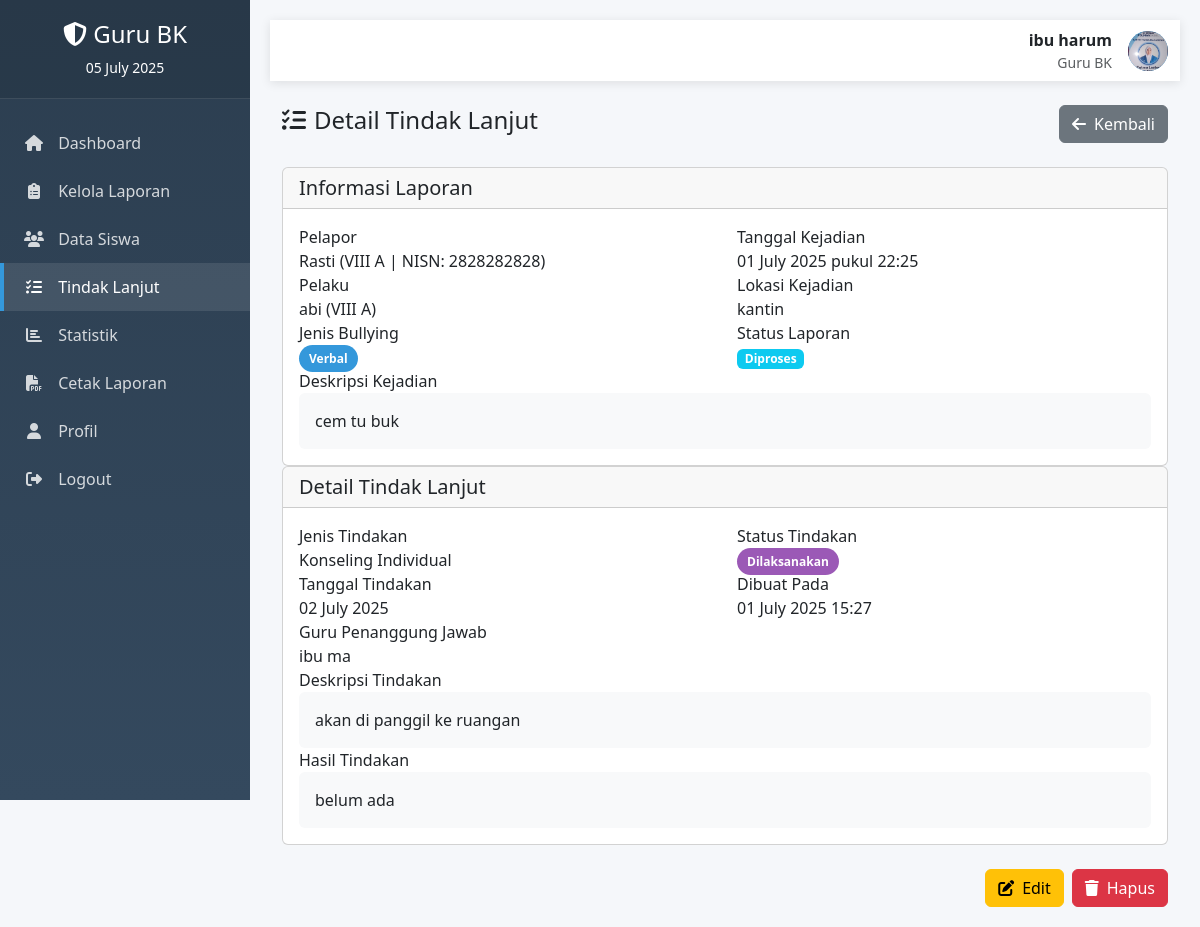
Page /teacher/detail_tindak_lanjut.php?id=4 (signed in) on the committed database.
### tables this page shows
CREATE TABLE `guru_bk` (
  `id_guru` int(11) NOT NULL,
  `nip` varchar(18) NOT NULL,
  `nama_guru` varchar(100) NOT NULL,
  `username` varchar(50) NOT NULL,
  `password` varchar(255) NOT NULL,
  `foto` varchar(255) DEFAULT NULL,
  `status` enum('Aktif','Tidak Aktif') DEFAULT 'Aktif',
  `created_at` timestamp NOT NULL DEFAULT current_timestamp(),
  `updated_at` timestamp NOT NULL DEFAULT current_timestamp() ON UPDATE current_timestamp()
);

CREATE TABLE `tindak_lanjut` (
  `id_tindak_lanjut` int(11) NOT NULL,
  `id_laporan` int(11) NOT NULL,
  `jenis_tindakan` varchar(100) NOT NULL,
  `deskripsi_tindakan` text NOT NULL,
  `tanggal_tindakan` date NOT NULL,
  `id_guru_pelaksana` int(11) NOT NULL,
  `status_tindakan` enum('Direncanakan','Dilaksanakan','Selesai') DEFAULT 'Direncanakan',
  `hasil_tindakan` text DEFAULT NULL,
  `created_at` timestamp NOT NULL DEFAULT current_timestamp()
);

CREATE TABLE `siswa` (
  `id_siswa` int(11) NOT NULL,
  `nisn` varchar(10) NOT NULL COMMENT 'Nomor Induk Siswa Nasional',
  `nama_siswa` varchar(100) NOT NULL,
  `kelas` varchar(10) NOT NULL,
  `jenis_kelamin` enum('Laki-laki','Perempuan') NOT NULL,
  `alamat` text DEFAULT NULL,
  `no_hp_ortu` varchar(15) NOT NULL,
  `password` varchar(255) NOT NULL,
  `foto` varchar(255) DEFAULT NULL,
  `status` enum('Aktif','Tidak Aktif') DEFAULT 'Aktif',
  `created_at` timestamp NOT NULL DEFAULT current_timestamp(),
  `updated_at` timestamp NOT NULL DEFAULT current_timestamp() ON UPDATE current_timestamp()
);

CREATE TABLE `laporan_bullying` (
  `id_laporan` int(11) NOT NULL,
  `id_siswa_pelapor` int(11) NOT NULL,
  `nama_pelaku` varchar(100) NOT NULL,
  `kelas_pelaku` varchar(10) NOT NULL,
  `jenis_bullying` enum('Fisik','Verbal','Sosial','Cyber') NOT NULL,
  `tingkat_bullying` enum('Ringan','Sedang','Berat') NOT NULL,
  `deskripsi_kejadian` text NOT NULL,
  `lokasi_kejadian` varchar(255) NOT NULL,
  `tanggal_kejadian` date NOT NULL,
  `waktu_kejadian` time DEFAULT NULL,
  `saksi` varchar(255) DEFAULT NULL,
  `status_laporan` enum('Menunggu','Diproses','Selesai','Ditolak') DEFAULT 'Menunggu',
  `id_guru_penangani` int(11) DEFAULT NULL,
  `catatan_guru` text DEFAULT NULL,
  `tanggal_penanganan` datetime DEFAULT NULL,
  `created_at` timestamp NOT NULL DEFAULT current_timestamp(),
  `updated_at` timestamp NOT NULL DEFAULT current_timestamp() ON UPDATE current_timestamp(),
  `id_siswa_pelaku` int(11) DEFAULT NULL
);

### config/koneksi.php (called while the page is built, shortened)
<?php
$conn = new mysqli(DB_HOST, DB_USER, DB_PASS, DB_NAME);
$conn->set_charset("utf8");
function get_logged_in_user() {
    global $conn;
    $user_id = $_SESSION['user_id'];
    $user_type = $_SESSION['user_type'];
    if ($user_type == 'siswa') {
        $stmt = $conn->prepare("SELECT * FROM siswa WHERE id_siswa = ?");
        $stmt->bind_param("i", $user_id);
    } else {
        $stmt = $conn->prepare("SELECT * FROM guru_bk WHERE id_guru = ?");
        $stmt->bind_param("i", $user_id);
    }
    $stmt->execute();
    $result = $stmt->get_result();
    if ($result->num_rows > 0) {
        return $result->fetch_assoc();
    }
    return null;
}
?>

### teacher/detail_tindak_lanjut.php (the view, shortened to what this page needs)
<?php
require_once '../config/koneksi.php';
$guru = get_logged_in_user();
$id_tindak_lanjut = isset($_GET['id']) ? (int)$_GET['id'] : 0;
$query = "SELECT tl.*, lb.*,
          s.nama_siswa as nama_pelapor, s.kelas as kelas_pelapor, s.nisn as nisn_pelapor,
          gb.nama_guru as nama_guru_pelaksana,
          lb.nama_pelaku, lb.kelas_pelaku
          FROM tindak_lanjut tl
          JOIN laporan_bullying lb ON tl.id_laporan = lb.id_laporan
          JOIN siswa s ON lb.id_siswa_pelapor = s.id_siswa
          LEFT JOIN guru_bk gb ON tl.id_guru_pelaksana = gb.id_guru
          WHERE tl.id_tindak_lanjut = ?";
$stmt = $conn->prepare($query);
$stmt->bind_param("i", $id_tindak_lanjut);
$stmt->execute();
$result = $stmt->get_result();
$tindak = $result->fetch_assoc();
?>
<!DOCTYPE html>
<html lang="id">
<head>
    <link rel="stylesheet" href="https://cdnjs.cloudflare.com/ajax/libs/font-awesome/6.4.0/css/all.min.css">
    <link href="https://cdn.jsdelivr.net/npm/bootstrap@5.3.0/dist/css/bootstrap.min.css" rel="stylesheet">
</head>
<body>
    <div class="sidebar">
        <div class="sidebar-header text-center">
            <h4><i class="fas fa-shield-alt"></i> Guru BK</h4>
            <p class="mb-0 small"><?= date('d F Y') ?></p>
        </div>
        <div class="sidebar-menu">
            <a href="dashboard.php"><i class="fas fa-home"></i> Dashboard</a>
            <a href="kelola_laporan.php"><i class="fas fa-clipboard-list"></i> Kelola Laporan</a>
            <a href="kelola_siswa.php"><i class="fas fa-users"></i> Data Siswa</a>
            <a href="tindak_lanjut.php" class="active"><i class="fas fa-tasks"></i> Tindak Lanjut</a>
            <a href="statistik.php"><i class="fas fa-chart-bar"></i> Statistik</a>
            <a href="cetak_laporan.php"><i class="fas fa-file-pdf"></i> Cetak Laporan</a>
            <a href="profile.php"><i class="fas fa-user"></i> Profil</a>
            <a href="../logout.php"><i class="fas fa-sign-out-alt"></i> Logout</a>
        </div>
    </div>
    <div class="main-content">
        <nav class="navbar navbar-expand-lg navbar-light navbar-custom mb-4">
            <div class="container-fluid">
                 <div class="d-flex align-items-center ms-auto">
                    <div class="me-3 text-end">
                        <div class="fw-bold"><?= htmlspecialchars($guru['nama_guru']) ?></div>
                        <div class="small text-muted">Guru BK</div>
                    </div>
                    <div class="user-avatar">
                        <?php if (!empty($guru['foto'])): ?>
                            <img src="../assets/uploads/foto_guru/<?= htmlspecialchars($guru['foto']) ?>" alt="Foto Profil" class="foto-siswa">
                        <?php else: ?>
                            <?= strtoupper(substr($guru['nama_guru'], 0, 1)) ?>
                        <?php endif; ?>
                    </div>
                </div>
            </div>
        </nav>
        <div class="container-fluid">
            <div class="d-flex justify-content-between align-items-center mb-4">
                <h4><i class="fas fa-tasks me-2"></i>Detail Tindak Lanjut</h4>
                <a href="tindak_lanjut.php" class="btn btn-secondary">
                    <i class="fas fa-arrow-left me-2"></i>Kembali
                </a>
            </div>
            <div class="card detail-card">
                <div class="card-header">
                    <h5 class="mb-0">Informasi Laporan</h5>
                </div>
                <div class="card-body">
                    <div class="row">
                        <div class="col-md-6">
                            <div class="info-label">Pelapor</div>
                            <div class="info-value">
                                <?= htmlspecialchars($tindak['nama_pelapor']) ?>
                                (<?= htmlspecialchars($tindak['kelas_pelapor']) ?> | NISN: <?= htmlspecialchars($tindak['nisn_pelapor']) ?>)
                            </div>
                            <div class="info-label">Pelaku</div>
                            <div class="info-value">
                                <?= htmlspecialchars($tindak['nama_pelaku']) ?>
                                (<?= htmlspecialchars($tindak['kelas_pelaku']) ?>)
                            </div>
                            <div class="info-label">Jenis Bullying</div>
                            <div class="info-value">
                                <span class="badge-jenis jenis-<?= strtolower($tindak['jenis_bullying']) ?>">
                                    <?= htmlspecialchars($tindak['jenis_bullying']) ?>
                                </span>
                            </div>
                        </div>
                        <div class="col-md-6">
                            <div class="info-label">Tanggal Kejadian</div>
                            <div class="info-value">
                                <?= date('d F Y', strtotime($tindak['tanggal_kejadian'])) ?>
                                <?= $tindak['waktu_kejadian'] ? 'pukul ' . date('H:i', strtotime($tindak['waktu_kejadian'])) : '' ?>
                            </div>
                            <div class="info-label">Lokasi Kejadian</div>
                            <div class="info-value"><?= htmlspecialchars($tindak['lokasi_kejadian']) ?></div>
                            <div class="info-label">Status Laporan</div>
                            <div class="info-value">
                                <span class="badge bg-<?=
                                    $tindak['status_laporan'] == 'Menunggu' ? 'warning' :
                                    ($tindak['status_laporan'] == 'Diproses' ? 'info' :
                                    ($tindak['status_laporan'] == 'Selesai' ? 'success' : 'danger'))
                                ?>">
                                    <?= htmlspecialchars($tindak['status_laporan']) ?>
                                </span>
                            </div>
                        </div>
                    </div>
                    <div class="info-label">Deskripsi Kejadian</div>
                    <div class="info-value p-3 bg-light rounded">
                        <?= nl2br(htmlspecialchars($tindak['deskripsi_kejadian'])) ?>
                    </div>
                </div>
            </div>
            <div class="card detail-card">
                <div class="card-header">
                    <h5 class="mb-0">Detail Tindak Lanjut</h5>
                </div>
                <div class="card-body">
                    <div class="row">
                        <div class="col-md-6">
                            <div class="info-label">Jenis Tindakan</div>
                            <div class="info-value"><?= htmlspecialchars($tindak['jenis_tindakan']) ?></div>
                            <div class="info-label">Tanggal Tindakan</div>
                            <div class="info-value"><?= date('d F Y', strtotime($tindak['tanggal_tindakan'])) ?></div>
                            <div class="info-label">Guru Penanggung Jawab</div>
                            <div class="info-value">
                                <?= !empty($tindak['nama_guru_pelaksana']) ? htmlspecialchars($tindak['nama_guru_pelaksana']) : 'Belum ditentukan' ?>
                            </div>
                        </div>
                        <div class="col-md-6">
                            <div class="info-label">Status Tindakan</div>
                            <div class="info-value">
                                <span class="status-badge status-<?= strtolower($tindak['status_tindakan']) ?>">
                                    <?= htmlspecialchars($tindak['status_tindakan']) ?>
                                </span>
                            </div>
                            <div class="info-label">Dibuat Pada</div>
                            <div class="info-value"><?= date('d F Y H:i', strtotime($tindak['created_at'])) ?></div>
                        </div>
                    </div>
                    <div class="info-label">Deskripsi Tindakan</div>
                    <div class="info-value p-3 bg-light rounded">
                        <?= nl2br(htmlspecialchars($tindak['deskripsi_tindakan'])) ?>
                    </div>
                    <?php if (!empty($tindak['hasil_tindakan'])): ?>
                        <div class="info-label">Hasil Tindakan</div>
                        <div class="info-value p-3 bg-light rounded">
                            <?= nl2br(htmlspecialchars($tindak['hasil_tindakan'])) ?>
                        </div>
                    <?php endif; ?>
                </div>
            </div>
            <div class="d-flex justify-content-end gap-2 mt-4">
                <a href="edit_tindak_lanjut.php?id=<?= $tindak['id_tindak_lanjut'] ?>" class="btn btn-warning">
                    <i class="fas fa-edit me-2"></i>Edit
                </a>
                <button class="btn btn-danger" data-bs-toggle="modal" data-bs-target="#hapusModal">
                    <i class="fas fa-trash me-2"></i>Hapus
                </button>
            </div>
        </div>
    </div>
</body>
</html>

### teacher/detail_tindak_lanjut.php (style rules this page uses)
:root { --primary: #3498db; --secondary: #2c3e50; --success: #27ae60; --danger: #e74c3c; --warning: #f39c12; --info: #9b59b6; --light: #ecf0f1; --dark: #34495e; }
body { font-family: 'Segoe UI', Tahoma, Geneva, Verdana, sans-serif; background-color: #f5f7fa; }
.sidebar { width: 250px; min-height: 100vh; background: linear-gradient(to bottom, var(--secondary), var(--dark)); color: white; position: fixed; transition: all 0.3s; z-index: 1000; }
.sidebar-header { padding: 20px; background: rgba(0, 0, 0, 0.1); border-bottom: 1px solid rgba(255, 255, 255, 0.1); }
.sidebar-menu { padding: 20px 0; }
.sidebar-menu a { display: block; padding: 12px 20px; color: rgba(255, 255, 255, 0.8); text-decoration: none; transition: all 0.3s; border-left: 4px solid transparent; }
.sidebar-menu a:hover, .sidebar-menu a.active { background: rgba(255, 255, 255, 0.1); color: white; border-left-color: var(--primary); }
.sidebar-menu i { margin-right: 10px; width: 20px; text-align: center; }
.main-content { margin-left: 250px; padding: 20px; min-height: 100vh; }
.navbar-custom { background-color: white; box-shadow: 0 2px 10px rgba(0, 0, 0, 0.1); }
.user-avatar { width: 40px; height: 40px; border-radius: 50%; background-color: var(--primary); color: white; display: flex; align-items: center; justify-content: center; font-weight: bold; overflow: hidden; }
.user-avatar img { width: 100%; height: 100%; object-fit: cover; }
.status-badge { padding: 5px 10px; border-radius: 20px; font-size: 12px; font-weight: 600; }
.status-dilaksanakan { background-color: var(--info); color: white; }
.badge-jenis { padding: 5px 10px; border-radius: 20px; font-size: 12px; font-weight: 600; }
.jenis-verbal { background-color: #3498db; color: white; }

### rows in the picture
guru_bk: nama_guru "ibu harum", foto (picture)
tindak_lanjut: siswa.nama_siswa "Rasti", siswa.kelas "VIII A", siswa.nisn "2828282828", id_laporan.nama_pelaku "abi", id_laporan.kelas_pelaku "VIII A", id_laporan.jenis_bullying "Verbal", id_laporan.tanggal_kejadian "01 July 2025", id_laporan.waktu_kejadian "22:25", id_laporan.lokasi_kejadian "kantin", id_laporan.status_laporan "Diproses", id_laporan.deskripsi_kejadian "cem tu buk", jenis_tindakan "Konseling Individual", tanggal_tindakan "02 July 2025", id_guru_pelaksana.nama_guru "ibu ma", status_tindakan "Dilaksanakan", id_laporan.created_at "01 July 2025 15:27", deskripsi_tindakan "akan di panggil ke ruangan", hasil_tindakan "belum ada"
